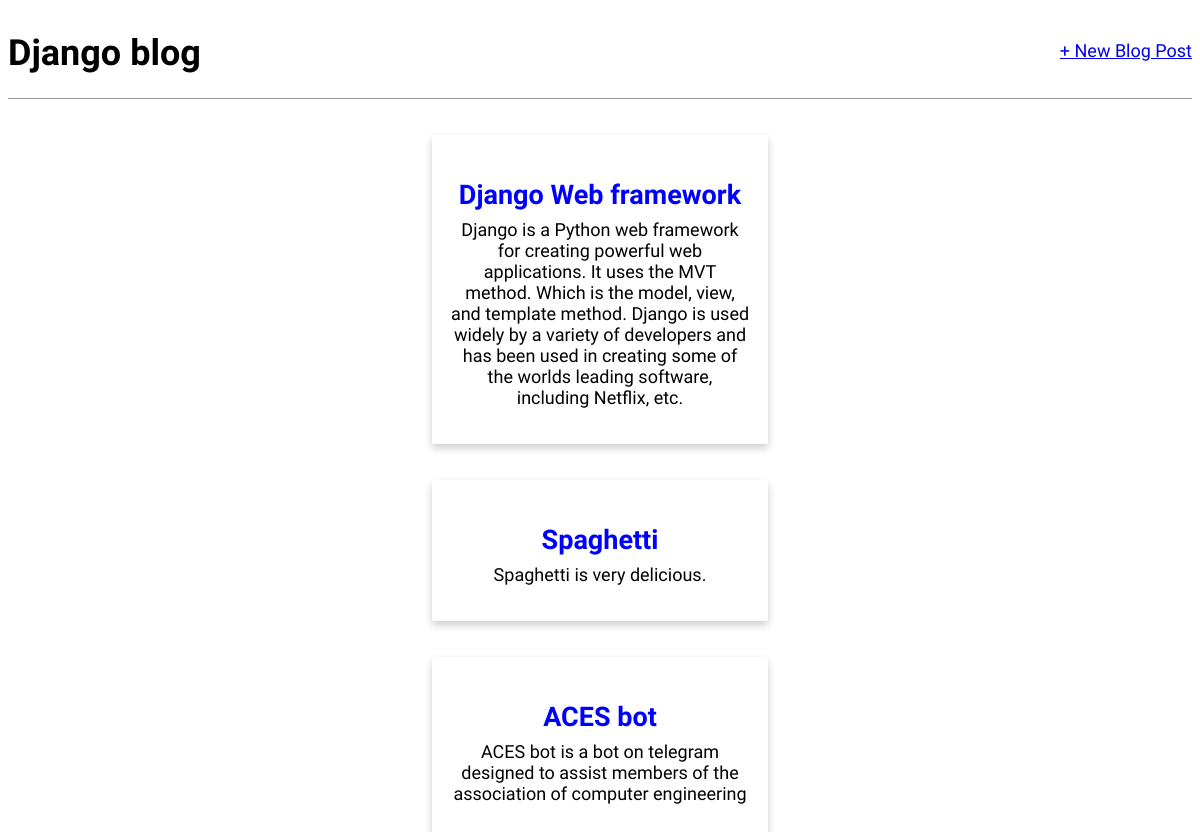
The app's page /, older data.
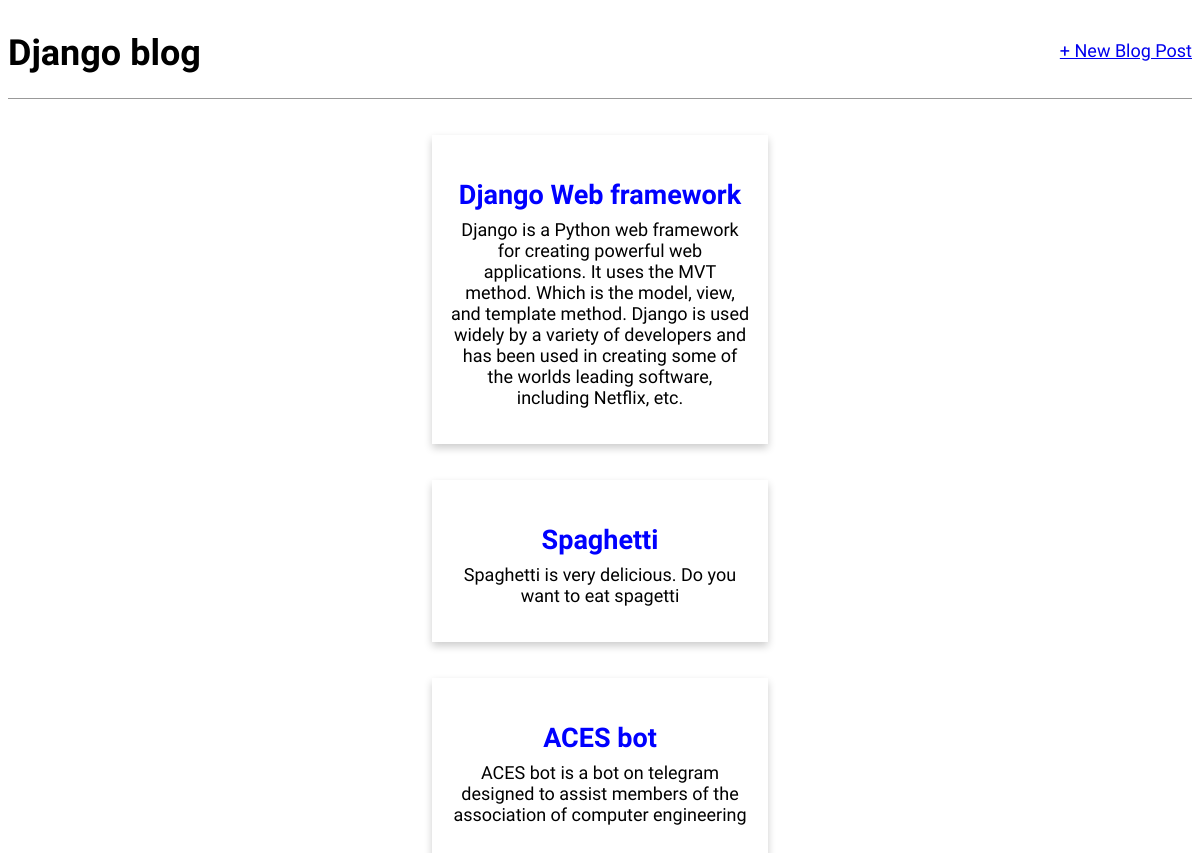
The same page, newer data.
### blog/models.py (models this page shows, shortened)
class Post(models.Model):
    title = models.CharField(max_length=200)
    author = models.ForeignKey("auth.User", on_delete=models.CASCADE)
    body = models.TextField()

### blog/views.py (the view)
# urls.py: path("", BlogListView.as_view(), name="home"), #home
class BlogListView(ListView):
    model = Post
    template_name = "home.html"

### templates/home.html
{% extends "base.html" %}
{% block content %}
    {% for post in post_list %}
        <div class="post_container">
            <div class="post-entry">
                <h2><a href="{% url 'post_detail' post.pk %}">{{ post.title }}</a></h2>
                <p>{{ post.body }}</p>
            </div>
        </div>
    {% endfor %}
{% endblock content %}

Row changes from the older to the newer data that the page shows:
changed Post "Spaghetti": body "Spaghetti is very delicious." → "Spaghetti is very delicious. Do you want to eat spagetti"
